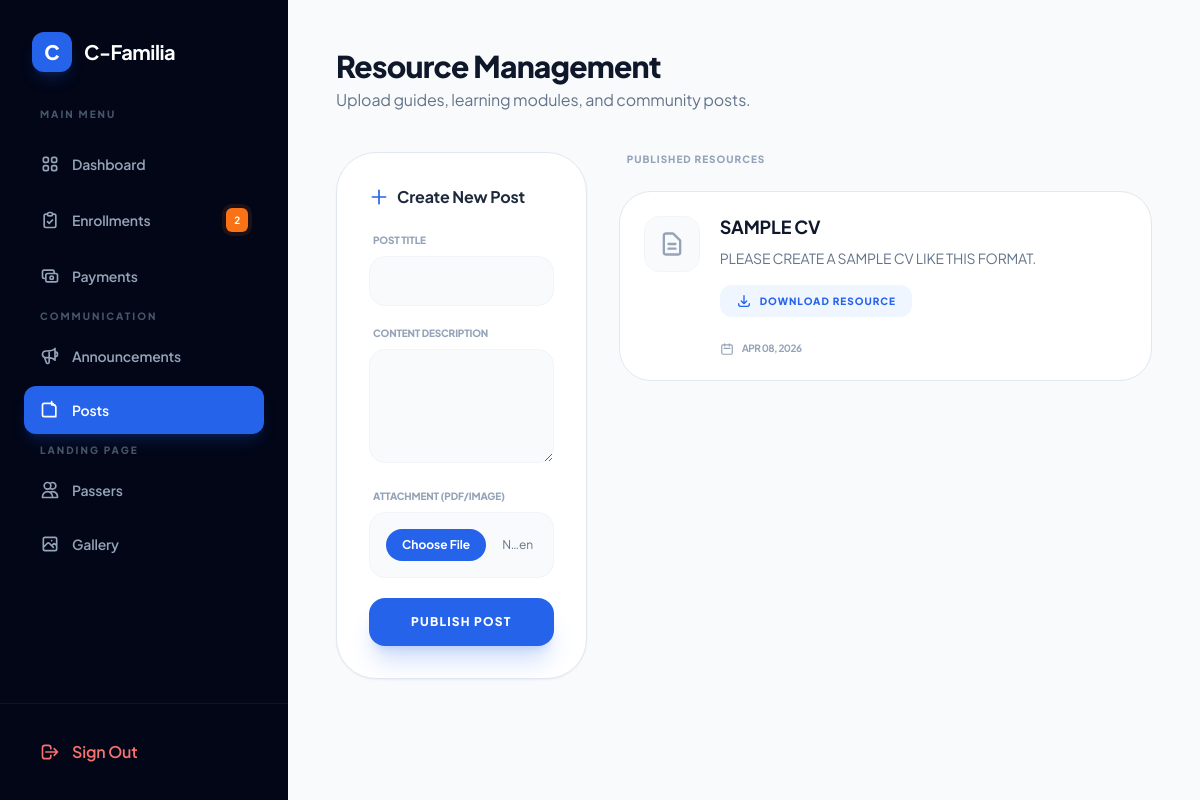
Page /admin_posts.php (signed in) on the committed database.
### tables this page shows
CREATE TABLE `posts` (
  `id` int(11) NOT NULL,
  `title` varchar(255) NOT NULL,
  `content` text NOT NULL,
  `author` varchar(100) DEFAULT 'Admin',
  `file_path` varchar(255) DEFAULT NULL,
  `created_at` datetime DEFAULT current_timestamp()
);

### admin_posts.php (the view, shortened to what this page needs)
<?php
include 'db.php';
?>
<!DOCTYPE html>
<html lang="en">
<head>
    <script src="https://cdn.tailwindcss.com"></script>
</head>
<body class="bg-[#f8fafc] text-slate-900 antialiased">
    <div class="flex min-h-screen relative">
        <?php include 'aside.php';?>
        <main class="flex-1 p-4 md:p-8 lg:p-12">
            <div class="max-w-6xl mx-auto">
                <header class="mb-10 flex items-center justify-between">
                    <div>
                        <h2 class="text-3xl font-[800] text-slate-900 tracking-tight">Resource Management</h2>
                        <p class="text-slate-500 mt-1">Upload guides, learning modules, and community posts.</p>
                    </div>
                </header>
                <div class="grid grid-cols-1 lg:grid-cols-12 gap-8">
                    <div class="lg:col-span-4">
                        <div class="bg-white p-6 md:p-8 rounded-[2.5rem] shadow-sm border border-slate-200 sticky top-10">
                            <h3 class="font-bold text-slate-800 mb-6 flex items-center gap-2">
                                <svg class="w-5 h-5 text-blue-600" fill="none" stroke="currentColor" viewBox="0 0 24 24"><path stroke-linecap="round" stroke-linejoin="round" stroke-width="2" d="M12 4v16m8-8H4"/></svg>
                                Create New Post
                            </h3>
                            <form action="" method="POST" enctype="multipart/form-data" class="space-y-5">
                                <div>
                                    <label class="text-[10px] font-black uppercase text-slate-400 mb-2 block px-1">Post Title</label>
                                    <input type="text" name="title" required class="w-full px-5 py-3.5 bg-slate-50 border border-slate-100 rounded-2xl focus:ring-4 focus:ring-blue-500/5 focus:border-blue-500 outline-none transition text-sm font-semibold">
                                </div>
                                <div>
                                    <label class="text-[10px] font-black uppercase text-slate-400 mb-2 block px-1">Content Description</label>
                                    <textarea name="content" rows="4" required class="w-full px-5 py-4 bg-slate-50 border border-slate-100 rounded-2xl focus:ring-4 focus:ring-blue-500/5 focus:border-blue-500 outline-none transition text-sm font-medium"></textarea>
                                </div>
                                <div>
                                    <label class="text-[10px] font-black uppercase text-slate-400 mb-2 block px-1">Attachment (PDF/Image)</label>
                                    <div class="bg-slate-50 border border-slate-100 p-4 rounded-2xl">
                                        <input type="file" name="resource" class="text-xs text-slate-500 file:mr-4 file:py-2 file:px-4 file:rounded-full file:border-0 file:text-xs file:font-bold file:bg-blue-600 file:text-white cursor-pointer w-full">
                                    </div>
                                </div>
                                <button type="submit" name="save_post" class="w-full bg-blue-600 text-white py-4 rounded-2xl font-black uppercase text-xs tracking-widest shadow-xl shadow-blue-600/20 hover:bg-blue-700 transition-all mt-4">Publish Post</button>
                            </form>
                        </div>
                    </div>
                    <div class="lg:col-span-8 space-y-6">
                        <h4 class="text-[10px] font-black text-slate-400 uppercase tracking-widest px-2">Published Resources</h4>
                        <?php
                        $res = mysqli_query($conn, "SELECT * FROM posts ORDER BY created_at DESC");
                        if(mysqli_num_rows($res) > 0):
                            while($row = mysqli_fetch_assoc($res)):
                        ?>
                        <div class="bg-white p-6 rounded-[2rem] border border-slate-200 group flex flex-col md:flex-row items-start justify-between gap-6 transition-all hover:shadow-md">
                            <div class="flex gap-5 w-full">
                                <div class="w-14 h-14 bg-slate-50 rounded-2xl flex items-center justify-center text-slate-400 shrink-0 border border-slate-100">
                                    <svg class="w-7 h-7" fill="none" stroke="currentColor" viewBox="0 0 24 24"><path stroke-linecap="round" stroke-linejoin="round" stroke-width="2" d="M9 12h6m-6 4h6m2 5H7a2 2 0 01-2-2V5a2 2 0 012-2h5.586a1 1 0 01.707.293l5.414 5.414a1 1 0 01.293.707V19a2 2 0 01-2 2z"/></svg>
                                </div>
                                <div class="flex-1">
                                    <h5 class="font-bold text-slate-900 leading-tight text-lg group-hover:text-blue-600 transition-colors"><?= $row['title'] ?></h5>
                                    <p class="text-sm text-slate-500 mt-2 leading-relaxed"><?= $row['content'] ?></p>
                                    <?php if($row['file_path']): ?>
                                    <div class="mt-4">
                                        <a href="uploads/resources/<?= $row['file_path'] ?>" target="_blank" class="inline-flex items-center gap-2 text-[10px] font-black text-blue-600 uppercase tracking-widest bg-blue-50 px-4 py-2 rounded-xl hover:bg-blue-600 hover:text-white transition-all">
                                            <svg class="w-4 h-4" fill="none" stroke="currentColor" viewBox="0 0 24 24"><path stroke-linecap="round" stroke-linejoin="round" stroke-width="2" d="M4 16v1a3 3 0 003 3h10a3 3 0 003-3v-1m-4-4l-4 4m0 0l-4-4m4 4V4"/></svg>
                                            Download Resource
                                        </a>
                                    </div>
                                    <?php endif; ?>
                                    <div class="flex items-center gap-2 mt-6 text-[10px] text-slate-400 font-bold uppercase tracking-tighter">
                                        <svg class="w-3.5 h-3.5" fill="none" stroke="currentColor" viewBox="0 0 24 24"><path stroke-linecap="round" stroke-linejoin="round" stroke-width="2" d="M8 7V3m8 4V3m-9 8h10M5 21h14a2 2 0 002-2V7a2 2 0 00-2-2H5a2 2 0 00-2 2v12a2 2 0 002 2z"/></svg>
                                        <?= date('M d, Y', strtotime($row['created_at'])) ?>
                                    </div>
                                </div>
                            </div>
                        </div>
                        <?php endwhile; endif; ?>
                    </div>
                </div>
            </div>
        </main>
    </div>
</body>
</html>

### admin_posts.php (style rules this page uses)
body { font-family: 'Plus Jakarta Sans', sans-serif; letter-spacing: -0.01em; }

### rows in the picture
posts: title "SAMPLE CV", content "PLEASE CREATE A SAMPLE CV LIKE THIS FORMAT.", created_at "APR 08, 2026"

### other values in the picture
$pending_count "2"
